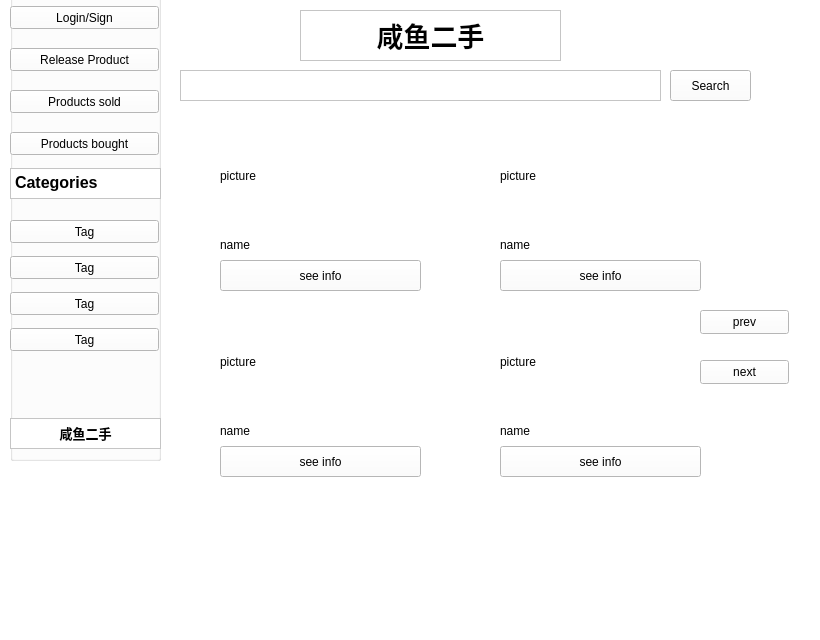
<?xml version="1.0" encoding="UTF-8"?>
<ui version="4.0">
 <class>Form</class>
 <widget class="QWidget" name="Form">
  <property name="geometry">
   <rect>
    <x>0</x>
    <y>0</y>
    <width>820</width>
    <height>640</height>
   </rect>
  </property>
  <property name="windowTitle">
   <string>Form</string>
  </property>
  <property name="styleSheet">
   <string notr="true">background-color: rgb(255, 255, 255);</string>
  </property>
  <widget class="QLabel" name="pic_3">
   <property name="geometry">
    <rect>
     <x>220</x>
     <y>316</y>
     <width>191</width>
     <height>91</height>
    </rect>
   </property>
   <property name="text">
    <string>picture</string>
   </property>
  </widget>
  <widget class="QLabel" name="name_2">
   <property name="geometry">
    <rect>
     <x>500</x>
     <y>234</y>
     <width>171</width>
     <height>21</height>
    </rect>
   </property>
   <property name="text">
    <string>name</string>
   </property>
  </widget>
  <widget class="QLabel" name="pic_2">
   <property name="geometry">
    <rect>
     <x>500</x>
     <y>130</y>
     <width>191</width>
     <height>91</height>
    </rect>
   </property>
   <property name="text">
    <string>picture</string>
   </property>
  </widget>
  <widget class="QLabel" name="pic_4">
   <property name="geometry">
    <rect>
     <x>500</x>
     <y>316</y>
     <width>191</width>
     <height>91</height>
    </rect>
   </property>
   <property name="text">
    <string>picture</string>
   </property>
  </widget>
  <widget class="QPushButton" name="info_4_btn">
   <property name="geometry">
    <rect>
     <x>500</x>
     <y>446</y>
     <width>201</width>
     <height>31</height>
    </rect>
   </property>
   <property name="text">
    <string>see info</string>
   </property>
  </widget>
  <widget class="QLabel" name="name_4">
   <property name="geometry">
    <rect>
     <x>500</x>
     <y>420</y>
     <width>171</width>
     <height>21</height>
    </rect>
   </property>
   <property name="text">
    <string>name</string>
   </property>
  </widget>
  <widget class="QPushButton" name="prev_page_btn">
   <property name="geometry">
    <rect>
     <x>700</x>
     <y>310</y>
     <width>89</width>
     <height>24</height>
    </rect>
   </property>
   <property name="text">
    <string>prev</string>
   </property>
  </widget>
  <widget class="QPushButton" name="info_2_btn">
   <property name="geometry">
    <rect>
     <x>500</x>
     <y>260</y>
     <width>201</width>
     <height>31</height>
    </rect>
   </property>
   <property name="text">
    <string>see info</string>
   </property>
  </widget>
  <widget class="QTextEdit" name="Search_input">
   <property name="geometry">
    <rect>
     <x>180</x>
     <y>70</y>
     <width>481</width>
     <height>31</height>
    </rect>
   </property>
  </widget>
  <widget class="QPushButton" name="Search_btn">
   <property name="geometry">
    <rect>
     <x>670</x>
     <y>70</y>
     <width>81</width>
     <height>31</height>
    </rect>
   </property>
   <property name="text">
    <string>Search</string>
   </property>
  </widget>
  <widget class="QGroupBox" name="groupBox">
   <property name="geometry">
    <rect>
     <x>10</x>
     <y>-30</y>
     <width>151</width>
     <height>491</height>
    </rect>
   </property>
   <property name="title">
    <string/>
   </property>
   <widget class="QPushButton" name="Log_Sgn_btn">
    <property name="geometry">
     <rect>
      <x>0</x>
      <y>36</y>
      <width>149</width>
      <height>23</height>
     </rect>
    </property>
    <property name="text">
     <string>Login/Sign</string>
    </property>
   </widget>
   <widget class="QTextBrowser" name="Logo_2">
    <property name="geometry">
     <rect>
      <x>0</x>
      <y>448</y>
      <width>151</width>
      <height>31</height>
     </rect>
    </property>
    <property name="html">
     <string>&lt;!DOCTYPE HTML PUBLIC &quot;-//W3C//DTD HTML 4.0//EN&quot; &quot;http://www.w3.org/TR/REC-html40/strict.dtd&quot;&gt;
&lt;html&gt;&lt;head&gt;&lt;meta name=&quot;qrichtext&quot; content=&quot;1&quot; /&gt;&lt;style type=&quot;text/css&quot;&gt;
p, li { white-space: pre-wrap; }
&lt;/style&gt;&lt;/head&gt;&lt;body style=&quot; font-family:'SimSun'; font-size:9pt; font-weight:400; font-style:normal;&quot;&gt;
&lt;p align=&quot;center&quot; style=&quot; margin-top:0px; margin-bottom:0px; margin-left:0px; margin-right:0px; -qt-block-indent:0; text-indent:0px;&quot;&gt;&lt;span style=&quot; font-size:10pt; font-weight:600;&quot;&gt;咸鱼二手&lt;/span&gt;&lt;/p&gt;&lt;/body&gt;&lt;/html&gt;</string>
    </property>
   </widget>
   <widget class="QPushButton" name="Tag2_btn">
    <property name="geometry">
     <rect>
      <x>0</x>
      <y>286</y>
      <width>149</width>
      <height>23</height>
     </rect>
    </property>
    <property name="text">
     <string>Tag</string>
    </property>
   </widget>
   <widget class="QPushButton" name="Tag1_btn">
    <property name="geometry">
     <rect>
      <x>0</x>
      <y>250</y>
      <width>149</width>
      <height>23</height>
     </rect>
    </property>
    <property name="text">
     <string>Tag</string>
    </property>
   </widget>
   <widget class="QPushButton" name="Release_prod_btn">
    <property name="geometry">
     <rect>
      <x>0</x>
      <y>78</y>
      <width>149</width>
      <height>23</height>
     </rect>
    </property>
    <property name="text">
     <string>Release Product</string>
    </property>
   </widget>
   <widget class="QTextBrowser" name="Category">
    <property name="geometry">
     <rect>
      <x>0</x>
      <y>198</y>
      <width>151</width>
      <height>31</height>
     </rect>
    </property>
    <property name="html">
     <string>&lt;!DOCTYPE HTML PUBLIC &quot;-//W3C//DTD HTML 4.0//EN&quot; &quot;http://www.w3.org/TR/REC-html40/strict.dtd&quot;&gt;
&lt;html&gt;&lt;head&gt;&lt;meta name=&quot;qrichtext&quot; content=&quot;1&quot; /&gt;&lt;style type=&quot;text/css&quot;&gt;
p, li { white-space: pre-wrap; }
&lt;/style&gt;&lt;/head&gt;&lt;body style=&quot; font-family:'SimSun'; font-size:9pt; font-weight:400; font-style:normal;&quot;&gt;
&lt;p style=&quot; margin-top:0px; margin-bottom:0px; margin-left:0px; margin-right:0px; -qt-block-indent:0; text-indent:0px;&quot;&gt;&lt;span style=&quot; font-size:12pt; font-weight:600;&quot;&gt;Categories&lt;/span&gt;&lt;/p&gt;&lt;/body&gt;&lt;/html&gt;</string>
    </property>
   </widget>
   <widget class="QPushButton" name="Prod_bought_btn">
    <property name="geometry">
     <rect>
      <x>0</x>
      <y>162</y>
      <width>149</width>
      <height>23</height>
     </rect>
    </property>
    <property name="text">
     <string>Products bought</string>
    </property>
   </widget>
   <widget class="QPushButton" name="Tag4_btn">
    <property name="geometry">
     <rect>
      <x>0</x>
      <y>358</y>
      <width>149</width>
      <height>23</height>
     </rect>
    </property>
    <property name="text">
     <string>Tag</string>
    </property>
   </widget>
   <widget class="QPushButton" name="Prod_sold_btn">
    <property name="geometry">
     <rect>
      <x>0</x>
      <y>120</y>
      <width>149</width>
      <height>23</height>
     </rect>
    </property>
    <property name="text">
     <string>Products sold</string>
    </property>
   </widget>
   <widget class="QPushButton" name="Tag3_btn">
    <property name="geometry">
     <rect>
      <x>0</x>
      <y>322</y>
      <width>149</width>
      <height>23</height>
     </rect>
    </property>
    <property name="text">
     <string>Tag</string>
    </property>
   </widget>
  </widget>
  <widget class="QPushButton" name="info_3_btn">
   <property name="geometry">
    <rect>
     <x>220</x>
     <y>446</y>
     <width>201</width>
     <height>31</height>
    </rect>
   </property>
   <property name="text">
    <string>see info</string>
   </property>
  </widget>
  <widget class="QTextBrowser" name="Logo_1">
   <property name="geometry">
    <rect>
     <x>300</x>
     <y>10</y>
     <width>261</width>
     <height>51</height>
    </rect>
   </property>
   <property name="html">
    <string>&lt;!DOCTYPE HTML PUBLIC &quot;-//W3C//DTD HTML 4.0//EN&quot; &quot;http://www.w3.org/TR/REC-html40/strict.dtd&quot;&gt;
&lt;html&gt;&lt;head&gt;&lt;meta name=&quot;qrichtext&quot; content=&quot;1&quot; /&gt;&lt;style type=&quot;text/css&quot;&gt;
p, li { white-space: pre-wrap; }
&lt;/style&gt;&lt;/head&gt;&lt;body style=&quot; font-family:'SimSun'; font-size:9pt; font-weight:400; font-style:normal;&quot;&gt;
&lt;p align=&quot;center&quot; style=&quot; margin-top:0px; margin-bottom:0px; margin-left:0px; margin-right:0px; -qt-block-indent:0; text-indent:0px;&quot;&gt;&lt;span style=&quot; font-size:20pt; font-weight:600;&quot;&gt;咸鱼二手&lt;/span&gt;&lt;/p&gt;&lt;/body&gt;&lt;/html&gt;</string>
   </property>
  </widget>
  <widget class="QLabel" name="name_1">
   <property name="geometry">
    <rect>
     <x>220</x>
     <y>234</y>
     <width>171</width>
     <height>21</height>
    </rect>
   </property>
   <property name="text">
    <string>name</string>
   </property>
  </widget>
  <widget class="QLabel" name="pic_1">
   <property name="geometry">
    <rect>
     <x>220</x>
     <y>130</y>
     <width>191</width>
     <height>91</height>
    </rect>
   </property>
   <property name="text">
    <string>picture</string>
   </property>
  </widget>
  <widget class="QPushButton" name="next_page_btn">
   <property name="geometry">
    <rect>
     <x>700</x>
     <y>360</y>
     <width>89</width>
     <height>24</height>
    </rect>
   </property>
   <property name="text">
    <string>next</string>
   </property>
  </widget>
  <widget class="QPushButton" name="info_1_btn">
   <property name="geometry">
    <rect>
     <x>220</x>
     <y>260</y>
     <width>201</width>
     <height>31</height>
    </rect>
   </property>
   <property name="text">
    <string>see info</string>
   </property>
  </widget>
  <widget class="QLabel" name="name_3">
   <property name="geometry">
    <rect>
     <x>220</x>
     <y>420</y>
     <width>171</width>
     <height>21</height>
    </rect>
   </property>
   <property name="text">
    <string>name</string>
   </property>
  </widget>
  <widget class="QWidget" name="horizontalLayoutWidget">
   <property name="geometry">
    <rect>
     <x>50</x>
     <y>520</y>
     <width>761</width>
     <height>106</height>
    </rect>
   </property>
   <layout class="QHBoxLayout" name="horizontalLayout">
    <item>
     <widget class="QLabel" name="label_4">
      <property name="text">
       <string/>
      </property>
      <property name="pixmap">
       <pixmap>image/首页.png</pixmap>
      </property>
      <property name="scaledContents">
       <bool>false</bool>
      </property>
      <property name="wordWrap">
       <bool>false</bool>
      </property>
     </widget>
    </item>
    <item>
     <widget class="QLabel" name="label_5">
      <property name="text">
       <string/>
      </property>
      <property name="pixmap">
       <pixmap>image/发布.png</pixmap>
      </property>
     </widget>
    </item>
    <item>
     <widget class="QLabel" name="label_6">
      <property name="text">
       <string/>
      </property>
      <property name="pixmap">
       <pixmap>image/消息.png</pixmap>
      </property>
     </widget>
    </item>
    <item>
     <widget class="QLabel" name="label_3">
      <property name="text">
       <string/>
      </property>
      <property name="pixmap">
       <pixmap>image/我的.png</pixmap>
      </property>
     </widget>
    </item>
   </layout>
  </widget>
 </widget>
 <resources/>
 <connections/>
</ui>
